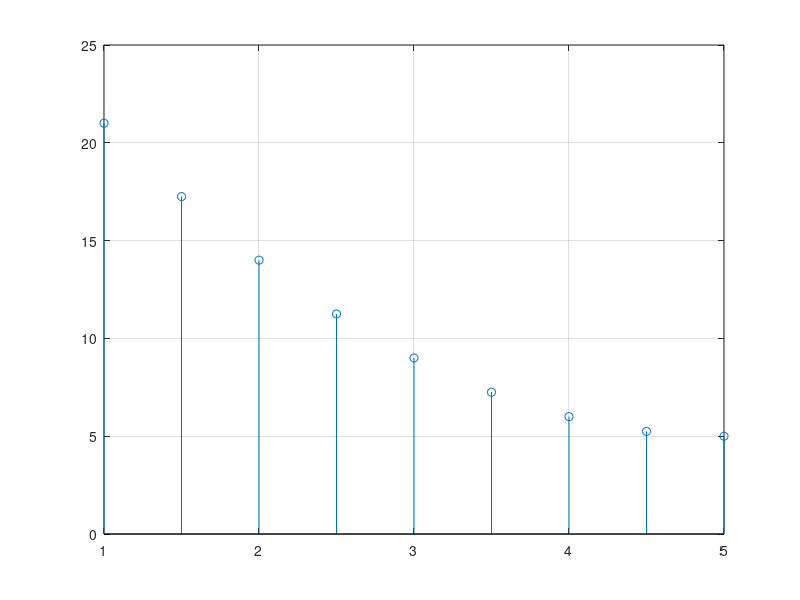
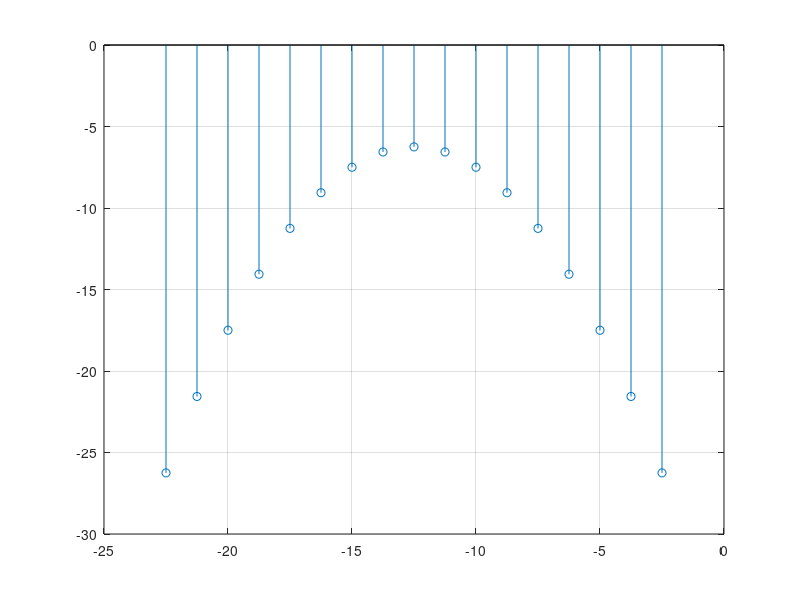

Source code (MATLAB) for these figures, in order:
%% milestone 3 test 
f = @(x) ((x-5)^2 +5); 
xf = 1:0.5:5;
resultf =  zeros(9,2);
for i =1:length(xf)
    resultf(i,1) = xf(i);
    resultf(i,2) = f(xf(i));
end

figure()
stem(resultf(:,1),resultf(:,2))
grid on

g = @(x) (-(x+5)^2 -5);
xg = -9:0.5:-1;
resultg = zeros(17,2);
for i =1:length(xg)
    resultg(i,1) = (20/8)*xg(i);
    resultg(i,2) = (20/16)*g(xg(i));
end

figure()
stem(resultg(:,1),resultg(:,2))
grid on 
